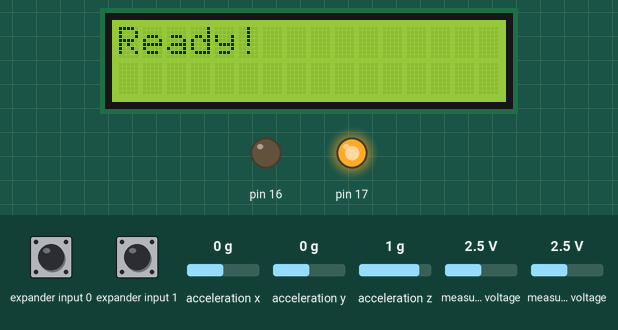
Recording of a sketch running on a simulated Arduino Uno, built with avr-gcc and run on an emulated ATmega328P. Parts: 16×2 character LCD, output pins drawn as LEDs (lit = HIGH). Wiring (inferred from the names in the program): Wii Nunchuk at I2C address 0x52. Inputs (shaded band) come from the test bench; at power-on: acceleration x 0 g, expander input 0 HIGH, expander input 1 HIGH, acceleration y 0 g, acceleration z 1 g, measured voltage 2.5 V.

Above: at 1.3 s.
1.4 s: acceleration x set to 1.4 g
At 2.2 s:
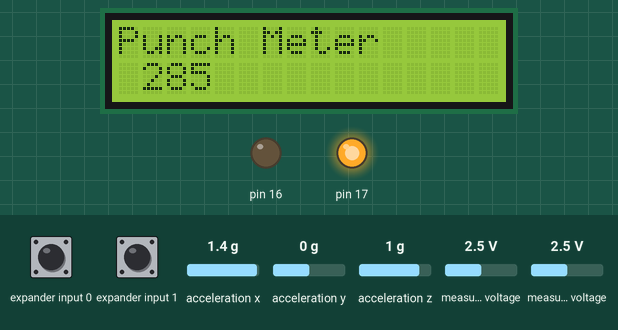
4.4 s: acceleration x set to -1.4 g
At 5.56 s:
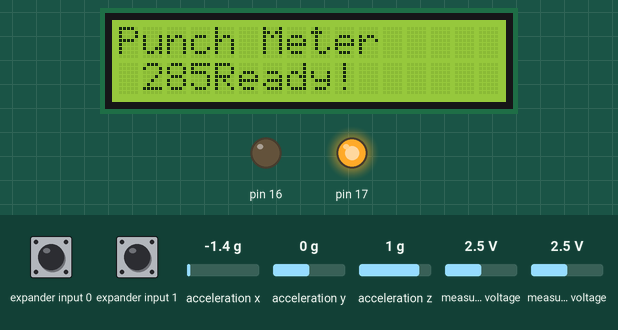
At 6.7 s:
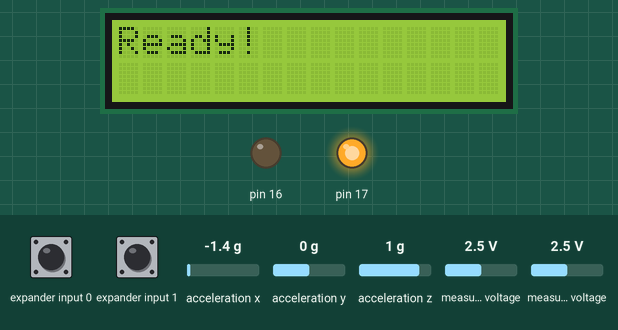
Timing chart, 0 to 8.2 s (numbered marks = the images above; inputs shaded):
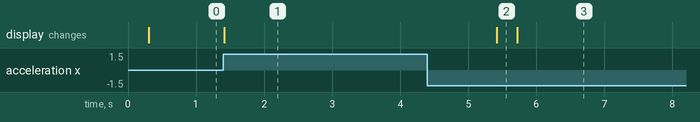

Measured:
- after the input at 1.4 s, the display: changes at once (image 1)

The sketch:

PunchMeter_X_only_ino.ino
```cpp
/*
Lee Sichello
200259098
CS 207
Project: Wii Labyrinth
Last update Nov 7, 2012

Notes:
  Wii Nunchuck Configuration:
      Data = pin A4
      CLK = pin A5
 */

#include<String.h>
#include "Wire.h"
#include "WiiChuck.h"

WiiChuck chuck = WiiChuck();

#include <LiquidCrystal.h>
#include<String.h>

LiquidCrystal lcd(12, 11, 5, 4, 3, 2);


///////////////////////////////////////////////////////////////////////////////////////////
void setup() {
  //nunchuck_init();
  Serial.begin(115200);
  chuck.begin();
  chuck.update();
  lcd.begin(16, 2);


}

///////////////////////////////////////////////////////////////////////////////////////////
void loop() {
   chuck.update();

  //print nunchuck state to serial monitor
  PrintWiiChuck();


   if ((chuck.readAccelX()) > 200) delay (4000);
     else lcd.clear(); lcd.print("Ready!");
 delay (10);
 }

///////////////////////////////////////////////////////////////////////////////////////////
  //print nunchuck state to serial monitor
void PrintWiiChuck(){
  lcd.clear();
  lcd.setCursor(0, 0);
  lcd.print("Punch Meter");
  lcd.setCursor(0, 1);
  lcd.print(format(chuck.readAccelX()));

    }


///////////////////////////////////////////////////////////////////////////////////////////
String format(const float inp){
 String sign,val;
 if(inp<0)
   sign="-";
 else
   sign=" ";

 int absol=abs(inp);
 if (absol<10)
   val="  "+String(absol);
 else if (absol<100 && absol>9)
   val=" "+String(absol);
 else
   val=String(absol);

 String outpt=sign+val;
 return outpt;
}
```
